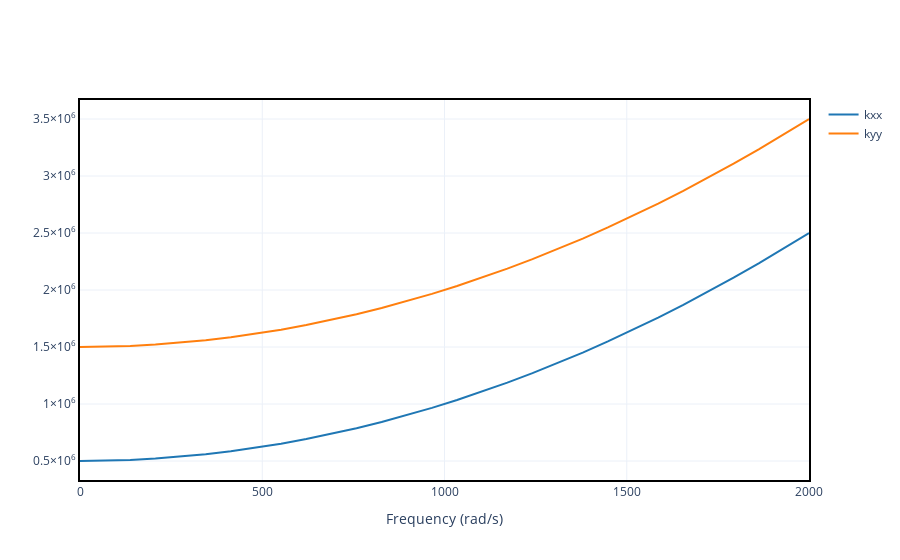

Source (notebook cell):
### Code cell
bearing2.plot(['kxx', 'kyy'])
